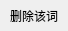
<?xml version="1.0" encoding="UTF-8"?>
<ui version="4.0">
 <class>DeleteTipWidget</class>
 <widget class="QWidget" name="DeleteTipWidget">
  <property name="geometry">
   <rect>
    <x>0</x>
    <y>0</y>
    <width>68</width>
    <height>31</height>
   </rect>
  </property>
  <property name="maximumSize">
   <size>
    <width>68</width>
    <height>31</height>
   </size>
  </property>
  <property name="windowTitle">
   <string>Form</string>
  </property>
  <layout class="QHBoxLayout" name="horizontalLayout">
   <property name="leftMargin">
    <number>4</number>
   </property>
   <property name="topMargin">
    <number>4</number>
   </property>
   <property name="rightMargin">
    <number>4</number>
   </property>
   <property name="bottomMargin">
    <number>4</number>
   </property>
   <item>
    <widget class="QLabel" name="label">
     <property name="text">
      <string>删除该词</string>
     </property>
     <property name="alignment">
      <set>Qt::AlignCenter</set>
     </property>
    </widget>
   </item>
  </layout>
 </widget>
 <resources/>
 <connections/>
</ui>
